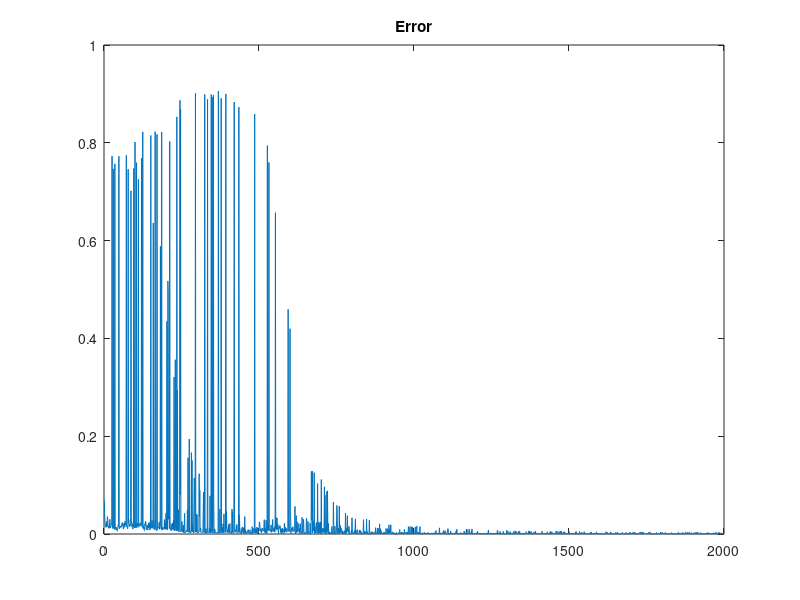

This figure's MATLAB source:
clear;clc;close all;

s = @(z) 1./(1+exp(-z));
ds = @(z) s(z).*(1-s(z));

d1 = [1;0;0;1]
d2 = [0;1;1;0]

 W1 = rand(3,4)
 W2 = rand(1,3)
 
 B1 = rand(3,1)
 B2 = rand(1)
    
 index = 1
 
 for epoch = 1:200001
     for i = 1:1

        x0 = round(rand(4,1));
        
        if x0 == d1 || x0 == d2
          t = 1;
        else
          t = 0;
        end

        x1N = W1*x0 + B1;
        x1 = s(x1N);

        x2N = W2*x1 + B2;
        x2 = s(x2N);

        delta2 = (x2-t)*ds(x2N);
        delta1 = W2'*delta2.*ds(x1N);

        dedw2 = delta2*x1';
        dedw1 = delta1*x0';

        alpha = 0.1;

        W2 = W2 - alpha*dedw2;
        W1 = W1 - alpha*dedw1;

        B2 = B2 - alpha*delta2;
        B1 = B1 - alpha*delta1;

     end
     
     if mod(epoch,100) == 0
         E(index) = norm(x2-t)^2;
         E(index)
         index = index + 1;
         
     end
     
 end
 
 plot(E)
 title("Error")
 Predict = @(I) s(W2*s(W1*I + B1)+B2)
 